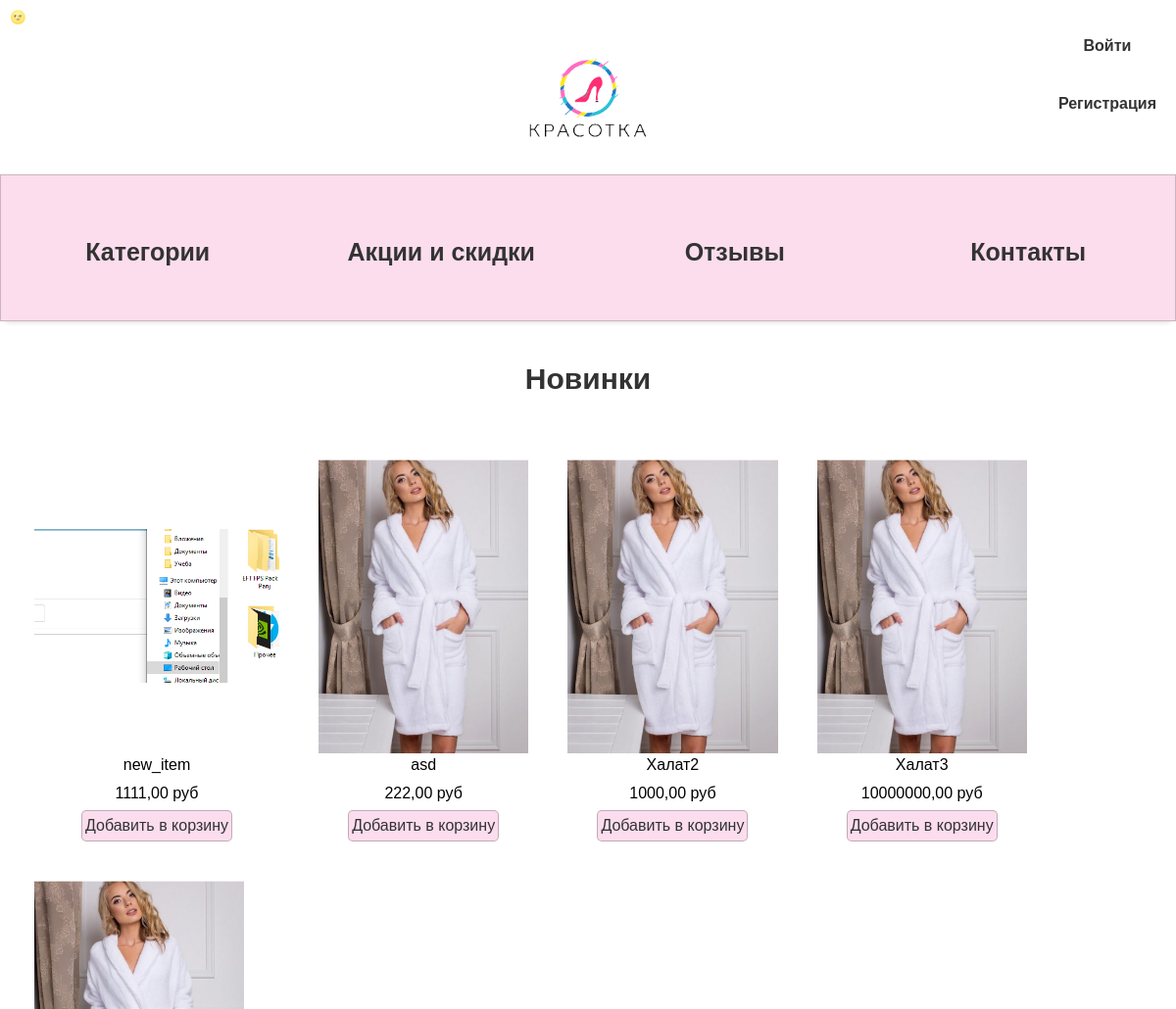
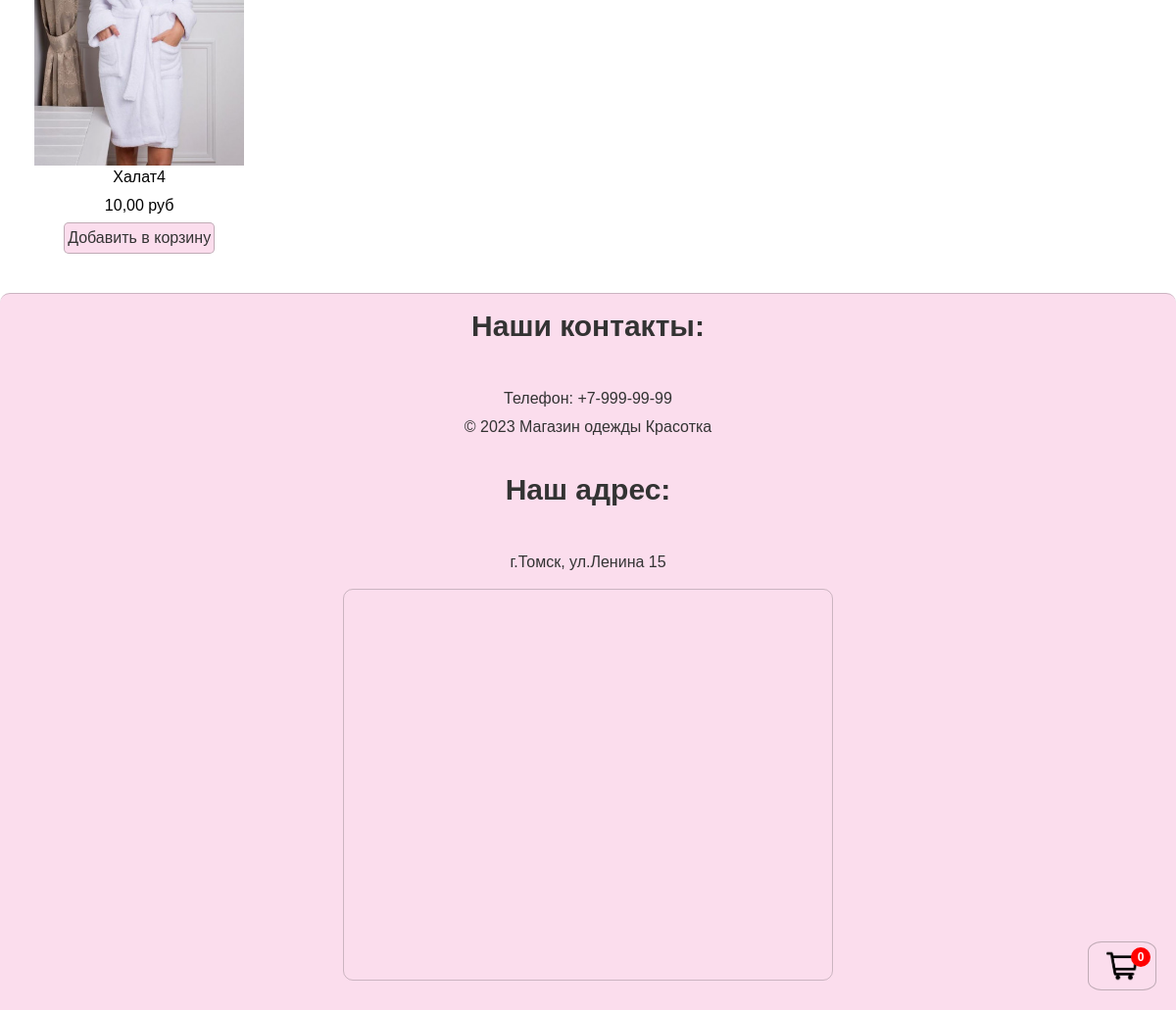
The page / on the database its author committed (2 pictures, top to bottom).
### mainApp/models.py (models this page shows, shortened)
class Item(models.Model):
    category = models.ForeignKey(Category, on_delete=models.CASCADE, null=True, verbose_name='Категория')
    name = models.CharField(max_length=100, verbose_name='Название')
    description = models.TextField(default=None, verbose_name='Описание')
    price = models.DecimalField(max_digits=10, decimal_places=2, verbose_name='Цена')
    image = models.ImageField(upload_to='items/%Y/%m/%d/', blank=True, verbose_name='Фото')
    created_at = models.DateTimeField(auto_now_add=True, verbose_name='Создано')
    updated_at = models.DateTimeField(auto_now=True, verbose_name='Обновлено')
    slug_name = models.CharField(max_length=100, default='slug_name', verbose_name='Слаг (форен кей)')
    item_slug = models.CharField(max_length=100, default='item_slug', verbose_name='Слаг (предмета)')
    discount = models.DecimalField(default=0.00, max_digits=4, decimal_places=2,verbose_name='Скидка')
    class Meta:
        verbose_name = 'Вещи'
        verbose_name_plural = 'Вещи'
        ordering = ['created_at', 'updated_at']

### mainApp/views.py (the view)
# urls.py: path('', Index.as_view(), name='index'),
class Index(ListView):
    def get(self, request, *args, **kwargs):
        thirty_days_ago = timezone.now() - timezone.timedelta(days=30)
        new_items = Item.objects.filter(created_at__gte=thirty_days_ago)
        carts = get_cart_user(request)
        data = {
            'items': new_items,
            'carts': carts,
        }
        return render(request, 'index.html', data)

### cart/models.py (called while the page is built)
    def total_quantity(self):
        if self:
            return sum(cart.quantity for cart in self)
        return 0

### mainApp/views.py (called while the page is built)
def get_cart_user(request):
    carts = Cart.objects.none()
    if request.user.is_authenticated:
        carts = Cart.objects.filter(user=request.user)
        print(carts)
    return carts

### mainApp/templates/index.html (shortened to what this page needs)
{% extends "base.html" %}
{% load static %}
{% block content %}
<h2 style="text-align:center; color: #333;">Новинки</h2>
<section class="item-section">
    <ul class="item_list">
        {% if items %}
        {%for item in items %}
        <li class="item_list_item">
            {% if item.image %}
            <img src="{{item.image.url}}" alt="Картинка" class="item_img">
            {% else %}
            <img class="item_img" src="{% static 'mainApp/img/юбка.png' %}" alt="this is image of cate">
            {% endif %}
            <p>{{ item.name }}</p>
                    {% if not item.discount %}
                    <p>{{ item.price }} руб</p>
                    {% endif %}
                    <div class="pice_cart">
                        <a href="{% url 'purchase:cart_add' item.item_slug%}" class="add_in_cart">Добавить в корзину</a>
                    </div>
        </li>
        {% endfor %}
        {% else %}
        <p>На данный момент новинки отсутствуют</p>
        {% endif %}
    </ul>
</section>
{% endblock %}

### mainApp/static/mainApp/css/style.css (style rules this page uses)
* { box-sizing: border-box; margin: 0; padding: 0; transition: background-color 1s ease, color 1s ease; }
body, html { height: 100%; margin: 0; }
html { scroll-behavior: smooth; }
body { font-family: 'Gilroy-Medium', sans-serif; margin: 0; font-size: 1rem; font-weight: 400; line-height: 1.5; color: #292b2c; background-color: var(--color-bg); color: var(--color-text); overflow-x: hidden; }
a { text-decoration: none; color: #333; }
h2 { font-size: 30px; margin-bottom: 40px; }
ul { list-style: none; }
.item-section { display: flex; justify-content: center; }
.item_list { list-style: none; padding: 0; display: flex; flex-wrap: wrap; justify-content: flex-start; margin: 0 auto; }
.item_list_item { text-align: center; margin: 20px; max-width: 250px; display: flex; flex-direction: column; justify-content: space-between; }
.item_img { width: 100%; height: 300px; object-fit: contain; transition: transform 0.5s ease; }
img { max-width: 100%; }
p { font-size: 16px; margin-bottom: 5px; }
.add_in_cart { display: inline-block; padding: 3px; background-color: rgb(251, 221, 237); color: #333; text-decoration: none; border: 0.5px solid #3333334a; border-radius: 5px; font-family: Arial, sans-serif; }

### rows shown on the page
Item: image (picture), name "new_item", price "1111,00"
Item: image (picture), name "asd", price "222,00"
Item: image (picture), name "Халат2", price "1000,00"
Item: image (picture), name "Халат3", price "10000000,00"
Item: image (picture), name "Халат4", price "10,00"

### other values the page prints
{{ carts.total_quantity }} "0"
